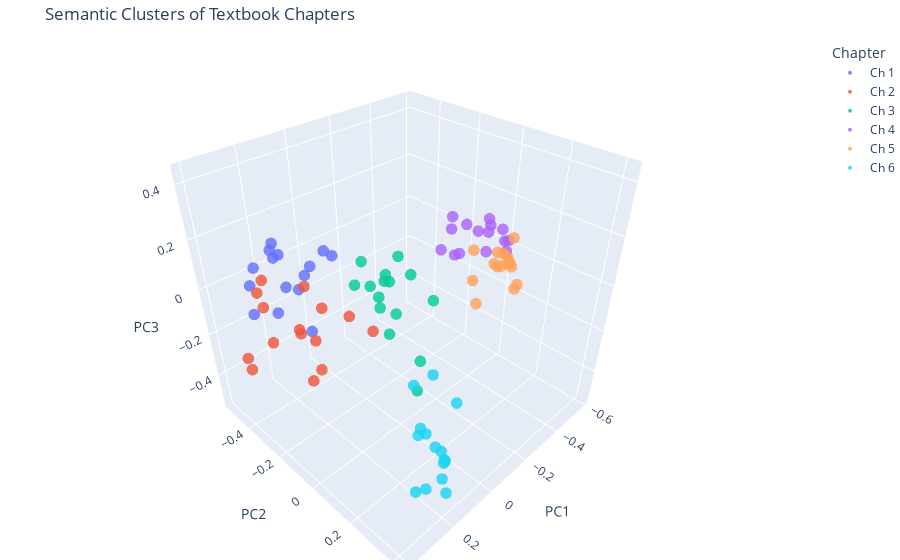

Notebook cell for this chart:
### Markdown cell above
### 3D Visualization of chapters
We plot the chunks in 3D space, coloring them by chapter. We should see chunks from the same chapters cluster together.

### Code cell
pca = PCA(n_components=3)
reduced_book = pca.fit_transform(book_embeddings_array)

df = pd.DataFrame({
    'x': reduced_book[:, 0],
    'y': reduced_book[:, 1],
    'z': reduced_book[:, 2],
    'chapter': chapter_labels,
    'text': chapter_chunks
})

fig = px.scatter_3d(
    df, 
    x='x', y='y', z='z',
    color='chapter',
    hover_data={'x': False, 'y': False, 'z': False, 'chapter': True},
    title="Semantic Clusters of Textbook Chapters",
    color_discrete_sequence=px.colors.qualitative.Plotly
)

fig.update_traces(
    marker=dict(size=4, opacity=0.8, line=dict(width=0))
)

fig.update_layout(
    margin=dict(l=0, r=0, b=0, t=40),
    legend_title_text='Chapter',
    scene=dict(
        xaxis_title='PC1',
        yaxis_title='PC2',
        zaxis_title='PC3'
    )
)

fig.show()

### Figure 1 — Plotly figure (JSON) as saved in the notebook; plotly's stock layout.template omitted (floating-point values rounded to 4 significant figures)
{"data": [{"customdata": [["Ch 1"], ["Ch 1"], ["Ch 1"], ["Ch 1"], ["Ch 1"], ["Ch 1"], ["Ch 1"], ["Ch 1"], ["Ch 1"], ["Ch 1"], ["Ch 1"], ["Ch 1"], ["Ch 1"], ["Ch 1"], ["Ch 1"]], "hovertemplate": "chapter=%{customdata[0]}<extra></extra>", "legendgroup": "Ch 1", "marker": {"color": "#636EFA", "line": {"width": 0}, "opacity": 0.8, "size": 4, "symbol": "circle"}, "mode": "markers", "name": "Ch 1", "scene": "scene", "showlegend": true, "type": "scatter3d", "x": [0.161, 0.01113, 0.09669, 0.2252, 0.1939, 0.08508, 0.2695, 0.1746, 0.2686, 0.2812, 0.2538, 0.1666, 0.1374, 0.2066, 0.174], "y": [-0.4612, -0.3426, -0.364, -0.5381, -0.4603, -0.2904, -0.3158, -0.4763, -0.506, -0.485, -0.3608, -0.4278, -0.3439, -0.2844, -0.28], "z": [0.07373, 0.05668, 0.03934, 0.01133, 0.1066, 0.1299, 0.2248, 0.05944, -0.03122, -0.1427, -0.08564, -0.04841, 0.02865, 0.02982, -0.1676]}, {"customdata": [["Ch 2"], ["Ch 2"], ["Ch 2"], ["Ch 2"], ["Ch 2"], ["Ch 2"], ["Ch 2"], ["Ch 2"], ["Ch 2"], ["Ch 2"], ["Ch 2"], ["Ch 2"], ["Ch 2"], ["Ch 2"], ["Ch 2"]], "hovertemplate": "chapter=%{customdata[0]}<extra></extra>", "legendgroup": "Ch 2", "marker": {"color": "#EF553B", "line": {"width": 0}, "opacity": 0.8, "size": 4, "symbol": "circle"}, "mode": "markers", "name": "Ch 2", "scene": "scene", "showlegend": true, "type": "scatter3d", "x": [0.2928, 0.4005, 0.2979, 0.2382, 0.3841, 0.3331, 0.2655, 0.2253, 0.1423, 0.2788, 0.2983, 0.215, 0.1769, 0.2118, 0.2967], "y": [-0.3899, -0.345, -0.4088, -0.1511, -0.3925, -0.2877, -0.2193, -0.2744, -0.2515, -0.149, -0.364, -0.2383, -0.05524, 0.0996, -0.08415], "z": [-0.05669, -0.2512, -0.0008218, -0.2314, -0.2378, -0.134, -0.07683, -0.147, -0.06577, -0.2568, 0.073, 0.06854, 0.02035, 0.06398, -0.0297]}, {"customdata": [["Ch 3"], ["Ch 3"], ["Ch 3"], ["Ch 3"], ["Ch 3"], ["Ch 3"], ["Ch 3"], ["Ch 3"], ["Ch 3"], ["Ch 3"], ["Ch 3"], ["Ch 3"], ["Ch 3"], ["Ch 3"], ["Ch 3"]], "hovertemplate": "chapter=%{customdata[0]}<extra></extra>", "legendgroup": "Ch 3", "marker": {"color": "#00CC96", "line": {"width": 0}, "opacity": 0.8, "size": 4, "symbol": "circle"}, "mode": "markers", "name": "Ch 3", "scene": "scene", "showlegend": true, "type": "scatter3d", "x": [0.2345, 0.2617, 0.3157, 0.2898, 0.3596, 0.2996, 0.3723, 0.3204, 0.3099, 0.25, 0.2321, 0.3136, 0.3501, 0.3574, 0.2836], "y": [0.2008, 0.2097, 0.1511, 0.1846, 0.2353, 0.2565, 0.3135, 0.4021, 0.3045, 0.2973, 0.2329, 0.2444, 0.4208, 0.3292, 0.4076], "z": [0.3033, 0.3221, 0.3068, 0.3065, 0.4368, 0.381, 0.3438, 0.1953, 0.2881, 0.3769, 0.3956, 0.3123, 0.1259, 0.2628, 0.3686]}, {"customdata": [["Ch 4"], ["Ch 4"], ["Ch 4"], ["Ch 4"], ["Ch 4"], ["Ch 4"], ["Ch 4"], ["Ch 4"], ["Ch 4"], ["Ch 4"], ["Ch 4"], ["Ch 4"], ["Ch 4"], ["Ch 4"], ["Ch 4"]], "hovertemplate": "chapter=%{customdata[0]}<extra></extra>", "legendgroup": "Ch 4", "marker": {"color": "#AB63FA", "line": {"width": 0}, "opacity": 0.8, "size": 4, "symbol": "circle"}, "mode": "markers", "name": "Ch 4", "scene": "scene", "showlegend": true, "type": "scatter3d", "x": [-0.378, -0.3223, -0.3879, -0.3866, -0.5395, -0.5362, -0.455, -0.3042, -0.5464, -0.5635, -0.5804, -0.587, -0.5259, -0.5219, -0.4378], "y": [-0.1577, -0.01906, -0.09625, -0.1139, -0.05715, -0.1052, -0.09959, -0.04616, -0.06361, -0.00861, 0.01091, -0.08462, 0.03202, 0.04652, 0.01422], "z": [-0.004268, 0.06173, -0.005779, 0.1527, 0.04975, 0.03698, 0.09951, 0.1593, 0.1029, 0.07173, 0.02341, 0.05181, 0.05173, 0.01464, 0.03459]}, {"customdata": [["Ch 5"], ["Ch 5"], ["Ch 5"], ["Ch 5"], ["Ch 5"], ["Ch 5"], ["Ch 5"], ["Ch 5"], ["Ch 5"], ["Ch 5"], ["Ch 5"], ["Ch 5"], ["Ch 5"], ["Ch 5"], ["Ch 5"]], "hovertemplate": "chapter=%{customdata[0]}<extra></extra>", "legendgroup": "Ch 5", "marker": {"color": "#FFA15A", "line": {"width": 0}, "opacity": 0.8, "size": 4, "symbol": "circle"}, "mode": "markers", "name": "Ch 5", "scene": "scene", "showlegend": true, "type": "scatter3d", "x": [-0.4317, -0.3939, -0.3421, -0.4961, -0.5582, -0.4992, -0.5665, -0.5557, -0.5389, -0.4327, -0.4467, -0.4423, -0.4416, -0.4863, -0.3608], "y": [-0.03949, -0.005648, 0.05875, 0.0305, 0.04986, 0.07059, -0.02474, 0.04365, 0.06613, 0.09095, 0.08566, 0.1636, 0.05345, 0.0882, 0.2073], "z": [0.02106, -0.08345, -0.1335, -0.04987, 0.05964, 0.008442, -0.03923, -0.04837, -0.05432, 0.007281, 0.05354, -0.04514, -0.002493, -0.008088, -0.004158]}, {"customdata": [["Ch 6"], ["Ch 6"], ["Ch 6"], ["Ch 6"], ["Ch 6"], ["Ch 6"], ["Ch 6"], ["Ch 6"], ["Ch 6"], ["Ch 6"], ["Ch 6"], ["Ch 6"], ["Ch 6"], ["Ch 6"], ["Ch 6"]], "hovertemplate": "chapter=%{customdata[0]}<extra></extra>", "legendgroup": "Ch 6", "marker": {"color": "#19D3F3", "line": {"width": 0}, "opacity": 0.8, "size": 4, "symbol": "circle"}, "mode": "markers", "name": "Ch 6", "scene": "scene", "showlegend": true, "type": "scatter3d", "x": [0.2051, 0.1985, 0.1214, 0.1976, 0.2362, 0.221, 0.2048, 0.245, 0.08955, 0.1707, 0.1248, 0.176, 0.2054, 0.1658, 0.191], "y": [0.2808, 0.2827, 0.3688, 0.315, 0.2974, 0.4131, 0.3619, 0.3359, 0.2886, 0.3127, 0.3387, 0.3913, 0.3282, 0.3685, 0.384], "z": [-0.5398, -0.2624, -0.1136, -0.2315, -0.01229, -0.2666, -0.2491, -0.1556, -0.4205, -0.003538, -0.3986, -0.4703, -0.4806, -0.3339, -0.3925]}], "layout": {"legend": {"title": {"text": "Chapter"}, "tracegroupgap": 0}, "margin": {"b": 0, "l": 0, "r": 0, "t": 40}, "scene": {"domain": {"x": [0, 1], "y": [0, 1]}, "xaxis": {"title": {"text": "PC1"}}, "yaxis": {"title": {"text": "PC2"}}, "zaxis": {"title": {"text": "PC3"}}}, "title": {"text": "Semantic Clusters of Textbook Chapters"}}}
